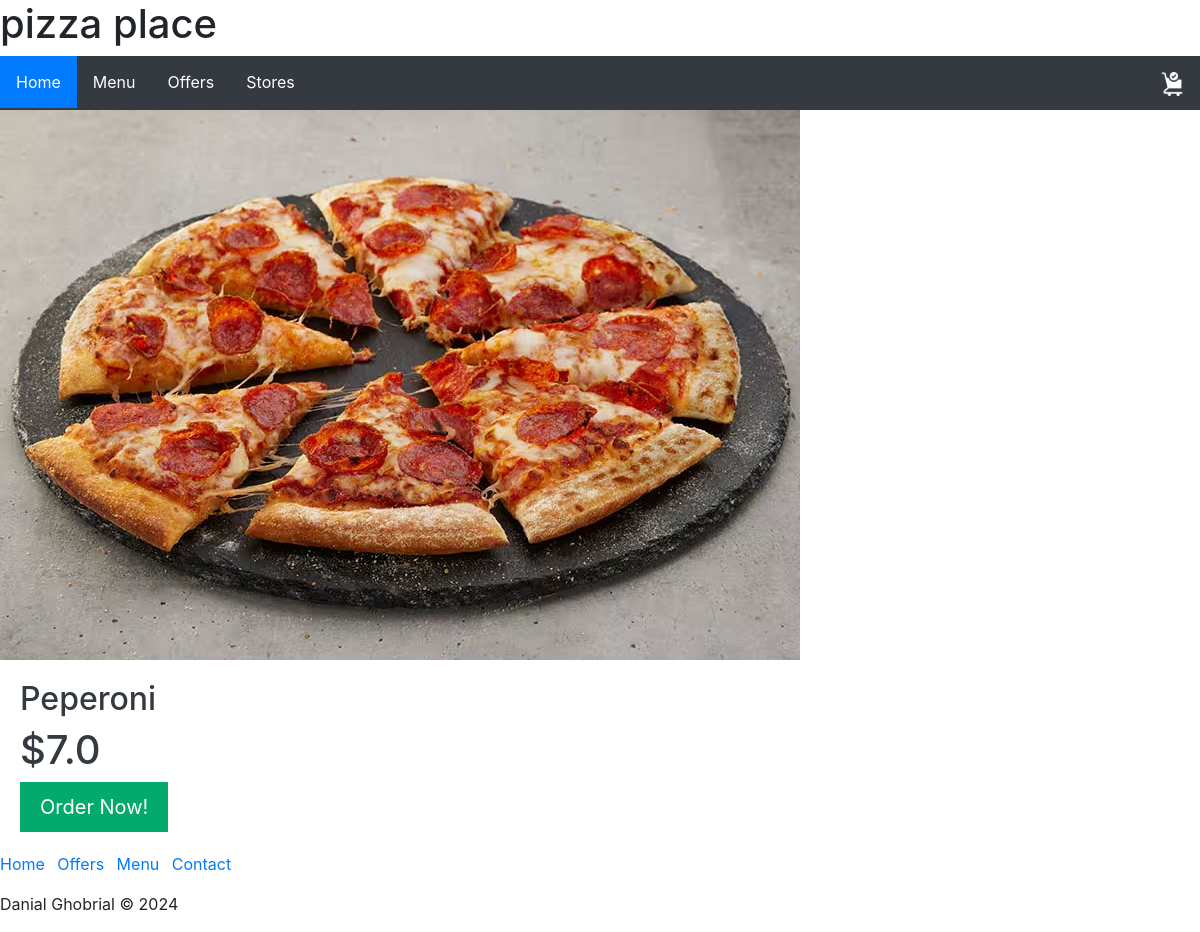
/pizzaout/4 (signed in), run on an earlier commit of the app's database.
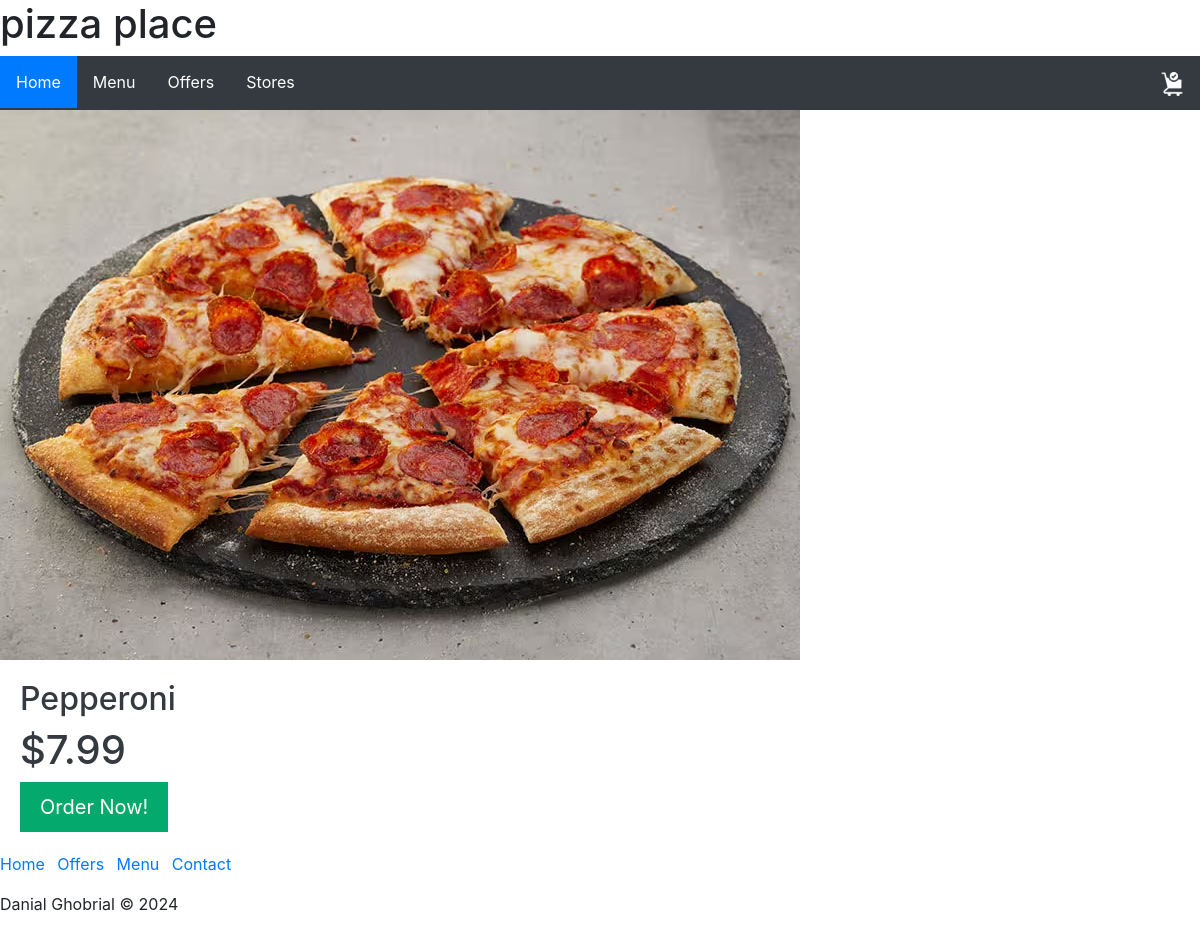
And on a later commit of the database.
### tables this page shows
CREATE TABLE Pizza (ID INTEGER PRIMARY KEY, Type TEXT, Price REAL, photo);

### routes.py (the view)
@app.route('/pizzaout/<int:id>')
def pizzaout(id):
    conn = sqlite3.connect(DATABASE)
    cur = conn.cursor()
    cur.execute('SELECT * FROM Pizza WHERE id=?', (id,))
    pizza = cur.fetchone()
    cur.execute('SELECT * FROM Base')
    bases = cur.fetchall()
    return render_template('pizzaout.html', pizza=pizza, bases=bases)

### templates/pizzaout.html
{% extends "layout.html" %}
{% block content %}
<div class="image11">
    <img src="{{ pizza[3] }}">
  </div>
  <div class="text11">
    <h2>{{pizza[1]}}</h2>
    <h1>${{pizza[2]}}</h1>
   <a href="/login"> <button>Order Now!</button></a>
{% endblock %}

What changed in the data, as far as the page shows it:
changed Pizza: Type "Peperoni" → "Pepperoni"; Price "7.0" → "7.99"
